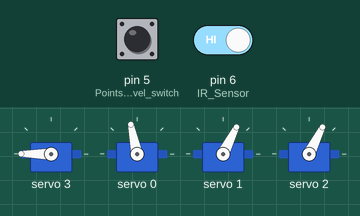
Recording of a sketch running on a simulated Arduino Uno, built with avr-gcc and run on an emulated ATmega328P. On the bench: 4 × servo. The inputs (shaded band) are chosen by the test bench; at power-on: pin 6 (IR_Sensor) HIGH, pin 5 (Points_level_switch) HIGH.

Above: at 1.2 s.
1.3 s: pin 6 (IR_Sensor) driven LOW
At 1.65 s:
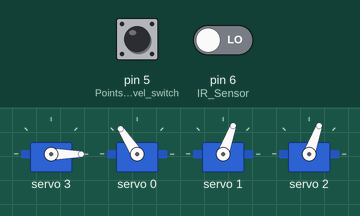
4.3 s: pin 5 (Points_level_switch) pulled LOW for 3.2 s
9.0 s: pin 6 (IR_Sensor) driven HIGH
At 9.8 s:
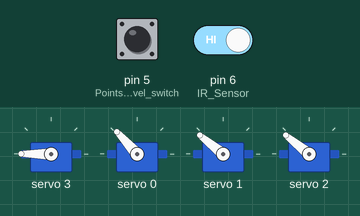
10.8 s: pin 5 (Points_level_switch) pulled LOW for 0.15 s
At 11.4 s:
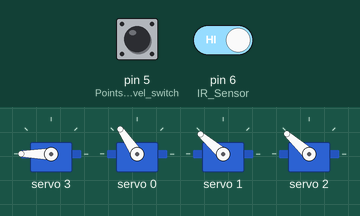
12.4 s: pin 5 (Points_level_switch) pulled LOW for 1 s
At 14.5 s:
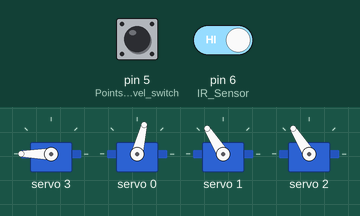
14.9 s: pin 6 (IR_Sensor) driven LOW
At 15.5 s:
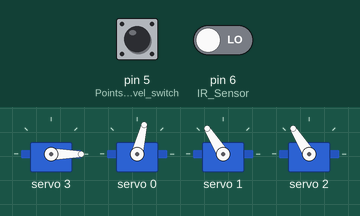
Timing chart, 0 to 17.4 s (numbered marks = the images above; inputs shaded):
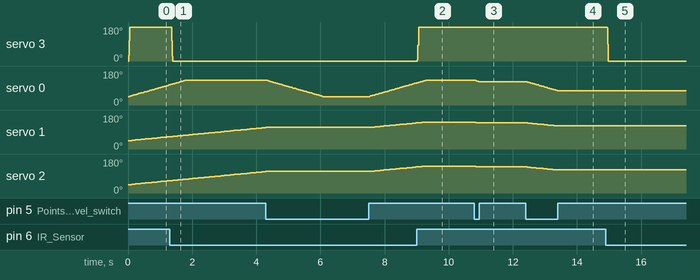

Measured:
- after the input at 1.3 s, servo 3: 180° → 0° after 0.06 s
- after the input at 9.0 s, servo 3: 0° → 180° at once
- after the input at 10.8 s, servo 0: 132° → 124° at once; servo 1: 141° → 140° at once, → 139° 0.06 s later; servo 2: 141° → 140° at once, → 138° 0.06 s later
- after the input at 12.4 s, servo 0: moves from 124° to 76° over 0.96 s, starting at once; servo 1: moves from 139° to 122° over 0.99 s, starting at once; servo 2: moves from 138° to 122° over 0.91 s, starting after 0.05 s
- after the input at 14.9 s, servo 3: 180° → 0° at once

The sketch:

MillisFunctionImproved.ino
```cpp
// INCLUDE LIBRARIES
#include <Wire.h>
#include <Adafruit_PWMServoDriver.h>

//SET PCA9685 BOARD ADDRESS
Adafruit_PWMServoDriver pwm = Adafruit_PWMServoDriver(); //setup the board address - defaults to 0x40 if not specified

  int Status[4]; //Create a table to hold the status of each turnout, signal, etc.
  int MinValue[4] = {1000,1000,1000,0};
  int MaxValue[4] = {1900,2000,2000,4096};
  int CurrentPosition[4];
  int StepSize[4] = {5,5,5,32};
  int DelayTime[4] = {10,30,30,0};
  unsigned long previousMillis[4];

void moveServos(int inputPin, int connection)
{
  unsigned long currentMillis = millis();
  if ((digitalRead(inputPin) != Status[connection]) && (currentMillis - previousMillis[connection] >= DelayTime[connection]))
  {
    previousMillis[connection] = currentMillis;
    if (digitalRead(inputPin) == 1)
    {
      if (CurrentPosition[connection] < MaxValue[connection])
      {
        CurrentPosition[connection] = CurrentPosition[connection] + StepSize[connection];
        pwm.writeMicroseconds(connection, CurrentPosition[connection]);
      }
      else
      {
          Status[connection]=1;
      }
    }
    else
    {
      if (CurrentPosition[connection] > MinValue[connection])
      {
        CurrentPosition[connection] = CurrentPosition[connection] - StepSize[connection];
        pwm.writeMicroseconds(connection, CurrentPosition[connection]);
      }
      else
      {
          Status[connection]=0;
      }
    }
  }
}

void setup()
{
  pinMode(5, INPUT_PULLUP); //Points level switch
  pinMode(6, INPUT_PULLUP); //IR Sensor
  for (int i = 0; i < 4; i=i+1)
  {
     CurrentPosition[i]=MinValue[i];
  }
  pwm.begin();
  pwm.setPWMFreq(50);
}

void loop()
{
  moveServos(5,0);
  moveServos(5,1);
  moveServos(5,2);
  moveServos(6,3);
}
```
